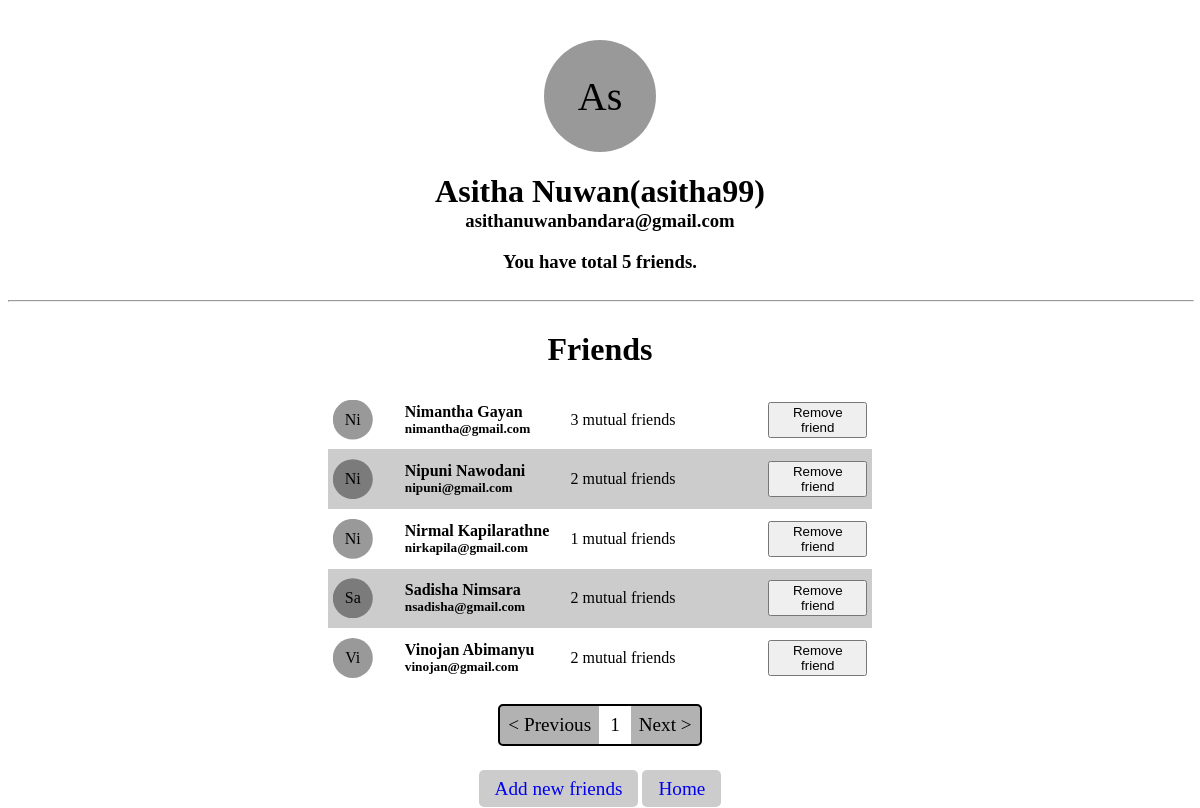
/profile.php?page=1 (signed in), run on the app's committed database.
### tables this page shows
CREATE TABLE IF NOT EXISTS `users` (
  `name` text NOT NULL,
  `email` text NOT NULL,
  `username` text NOT NULL,
  `password` text NOT NULL,
  `time` timestamp NOT NULL DEFAULT CURRENT_TIMESTAMP,
  PRIMARY KEY (`email`(50)),
  UNIQUE KEY `Username` (`username`(50))
);

CREATE TABLE IF NOT EXISTS `friends` (
  `email` text NOT NULL,
  `friendEmail` text NOT NULL,
  PRIMARY KEY (`email`(50),`friendEmail`(50))
);

### php/friends.php (called while the page is built, shortened)
<?php include "db.php"; ?>
<?php
  function execute($query){
    global $conn;
    $result = $conn->query($query);
    return $result;
  }
  function getMutualFriendsCount($email, $person){
    $query = "SELECT email FROM users WHERE email IN (SELECT friendEmail FROM friends WHERE email=\"$person\") AND email IN (SELECT friendEmail FROM friends WHERE email=\"$email\")";
    $res = execute($query);
    return $res->num_rows;
  }
?>

### profile.php (the view, shortened to what this page needs)
<?php include "php/db.php" ?>
<?php include "php/friends.php" ?>
<?php
  $page = $_REQUEST["page"];
  $start = 5*($page - 1);
  if(empty($_SESSION["email"])){
    header("Location: index.php");
  }else{
    $email = $_SESSION["email"];
    $query = "SELECT * FROM users WHERE email=\"$email\"";
    $result = execute($query);
    $userData = $result->fetch_assoc();
    $friendsQuery = "SELECT * FROM friends WHERE email=\"$email\" LIMIT $start , 5";
    $friendResult = execute($friendsQuery);
    $numberOfFriends = $friendResult->num_rows;
    $q = "SELECT * FROM friends WHERE email=\"$email\"";
    $qRes = execute($q);
    $rows = $qRes->num_rows;
    $lastPage = ceil($rows/5);
    function displayFriends(){
      global $friendResult, $email, $numberOfFriends;
      while($friend = $friendResult->fetch_assoc()) {
        $femail=$friend["friendEmail"];
        $q = "SELECT * FROM users WHERE email=\"$femail\"";
        $result = execute($q);
        $userData = $result->fetch_assoc();
        $friendName = $userData["name"];
        $friendEmail = $userData["email"];
        $dpName = $friendName[0].$friendName[1];
        $mutualCount = getMutualFriendsCount($email, $friendEmail);
        $friendElement = "
        <div class=\"friend\">
          <div class=\"friend-dp\">$dpName</div>
          <div class=\"name-email\">
            <h4>$friendName</h4>
            <h5>$friendEmail</h5>
          </div>
          <p>$mutualCount mutual friends</p>
          <a href=\"php/removeFriend.php?email=$email&friend=$friendEmail\"><button>Remove friend</button></a>
        </div>";
        echo $friendElement;
      }
    }
  }
?>
<!DOCTYPE html>
<html lang="en">
<head>
</head>
<body>
    <div class="dp"><?php echo $userData["name"][0].$userData["name"][1]; ?></div>
    <h1 style="margin-bottom:0;"><?php echo $userData["name"]."(".$userData["username"].")"; ?></h1>
    <h3 style="margin-top:0;"><?php echo $userData["email"]; ?></h3>
    <h3 style="margin-top:0;">You have total <?php echo $rows; ?> friend<?php if($numberOfFriends!=1)echo "s" ?>.</h3>
    <hr width="100%">
    <h1>Friends</h1>
    <div class="friends-section">
      <?php displayFriends(); ?>
      <div class=<?php echo $rows==0?"d-none":"pagination"; ?>>
        <div><a <?php echo $page!=1?"href=profile.php?page=".($page-1)."":""; ?>>&lt; Previous</a></div>
        <div><?php echo $page; ?></div>
        <div><a <?php echo $page!=$lastPage?"href=profile.php?page=".($page+1)."":""; ?>>Next &gt;</a></div>
      </div>
      <div style="margin-top: 2rem;">
        <a href="addFriends.php" class="link">Add new friends</a>
        <a href="index.php" class="link">Home</a>
      </div>
    </div>
</body>
</html>

### profile.php (style rules this page uses)
body { text-align: center; display: grid; align-items: center; padding-top: 2rem; }
.link { padding: 0.5rem 1rem; margin-top: 2rem; background: rgba(0,0,0,0.2); font-size: 1.2rem; border-radius: 5px; cursor: pointer; text-decoration:none; max-width: max-content; }
.dp { width: 7rem; height: 7rem; clip-path: circle(); background-color: rgba(0,0,0,0.4); margin-left: auto; margin-right: auto; font-size: 2.5rem; display: grid; align-items: center; }
.friends-section { display: grid; padding: 0 20rem; }
.friends-section .friend { display: grid; grid-template-columns: 1fr 10fr 10fr 5fr; align-items: center; text-align:start; padding: 0.3rem; }
.friends-section .friend:nth-child(2n) { background: rgba(0,0,0,0.2); }
.friends-section .friend .name-email { margin-left: 2rem; }
.friends-section .friend h4,h5 { margin: 0; }
.friend-dp { position: relative; width: 2.5rem; height: 2.5rem; clip-path: circle(); background-color: rgba(0,0,0,0.4); display: grid; align-items: center; text-align: center; }
.pagination { display: flex; max-width: max-content; border: solid 2px black; border-radius: 5px; margin-left: auto; margin-right: auto; margin-top: 1rem; }
.pagination div { padding: 0.5rem; border: none; cursor: pointer; background: rgba(0,0,0,0.3); font-size: 1.2rem; }
.pagination div:nth-child(2) { margin: 0 3px; background: white; }

### data on the page
users: name "A", name "s", name "Asitha Nuwan", username "asitha99", email "asithanuwanbandara@gmail.com"
friends: users.name "Ni", users.name "Nimantha Gayan", users.email "nimantha@gmail.com", mutualCount "3"
friends: users.name "Ni", users.name "Nipuni Nawodani", users.email "nipuni@gmail.com", mutualCount "2"
friends: users.name "Ni", users.name "Nirmal Kapilarathne", users.email "nirkapila@gmail.com", mutualCount "1"
friends: users.name "Sa", users.name "Sadisha Nimsara", users.email "nsadisha@gmail.com", mutualCount "2"
friends: users.name "Vi", users.name "Vinojan Abimanyu", users.email "vinojan@gmail.com", mutualCount "2"

### other printed values
$rows "5"
$page "1"
